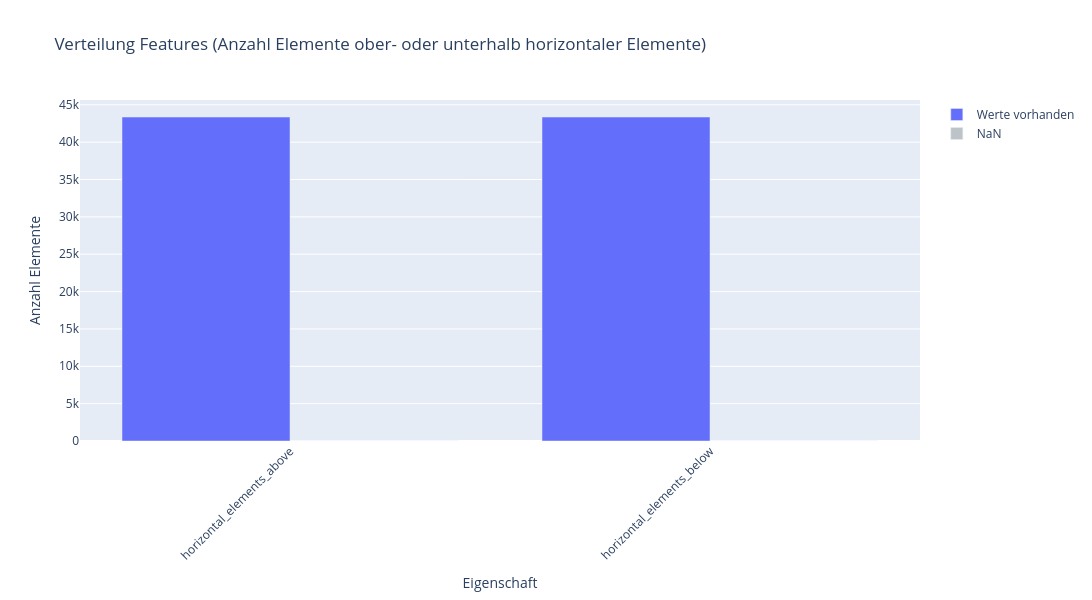

The code cell stored with this chart in its notebook:
### Markdown cell above
## 2. Analyse the distribution of raycasting features

### Code cell
# show distribution of raycasting properties
plot_label_property_status(df, cols=RAY_KEYS, title="Verteilung Features (Anzahl Elemente ober- oder unterhalb horizontaler Elemente)")

### Figure 1 — Plotly figure (JSON) as saved in the notebook; plotly's stock layout.template omitted (floating-point values rounded to 4 significant figures)
{"data": [{"marker": {"color": "#636EFA"}, "name": "Werte vorhanden", "type": "bar", "x": ["horizontal_elements_above", "horizontal_elements_below"], "y": [43363, 43363]}, {"marker": {"color": "#bdc3c7"}, "name": "NaN", "type": "bar", "x": ["horizontal_elements_above", "horizontal_elements_below"], "y": [0, 0]}], "layout": {"barmode": "group", "height": 600, "title": {"text": "Verteilung Features (Anzahl Elemente ober- oder unterhalb horizontaler Elemente)"}, "width": 1400, "xaxis": {"tickangle": -45, "title": {"text": "Eigenschaft"}}, "yaxis": {"title": {"text": "Anzahl Elemente"}}}}
